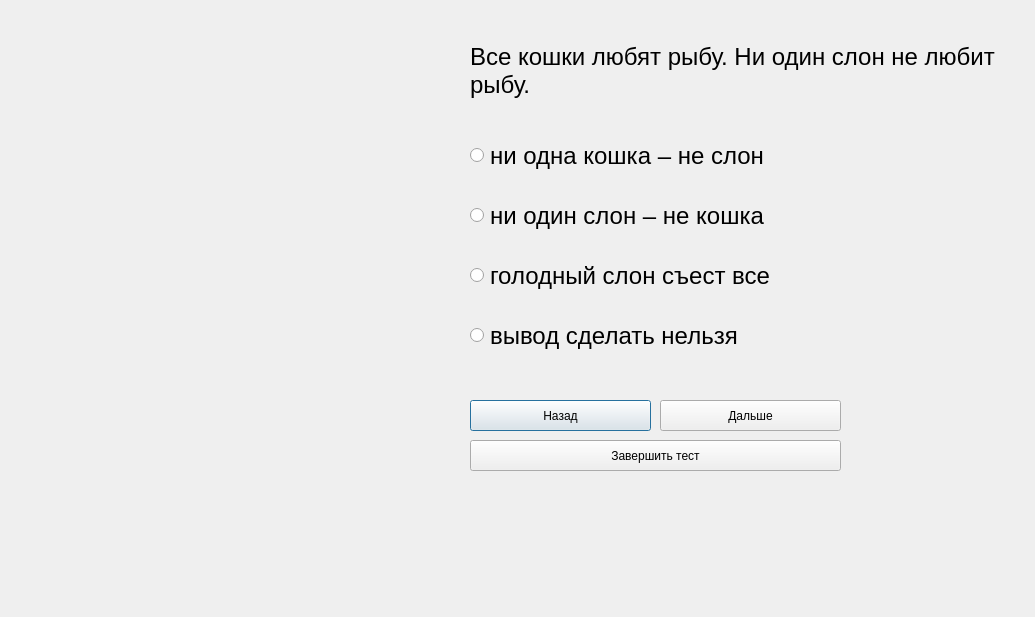
<?xml version="1.0" encoding="UTF-8"?>
<ui version="4.0">
 <class>tstform22</class>
 <widget class="QDialog" name="tstform22">
  <property name="geometry">
   <rect>
    <x>0</x>
    <y>0</y>
    <width>1035</width>
    <height>617</height>
   </rect>
  </property>
  <property name="windowTitle">
   <string>Dialog</string>
  </property>
  <widget class="QRadioButton" name="radioButton">
   <property name="geometry">
    <rect>
     <x>470</x>
     <y>140</y>
     <width>321</width>
     <height>31</height>
    </rect>
   </property>
   <property name="font">
    <font>
     <pointsize>18</pointsize>
    </font>
   </property>
   <property name="acceptDrops">
    <bool>false</bool>
   </property>
   <property name="toolTip">
    <string/>
   </property>
   <property name="text">
    <string>ни одна кошка – не слон</string>
   </property>
  </widget>
  <widget class="QPushButton" name="back_pushButton">
   <property name="geometry">
    <rect>
     <x>470</x>
     <y>400</y>
     <width>181</width>
     <height>31</height>
    </rect>
   </property>
   <property name="text">
    <string>Назад</string>
   </property>
  </widget>
  <widget class="QPushButton" name="next_pushButton_2">
   <property name="geometry">
    <rect>
     <x>660</x>
     <y>400</y>
     <width>181</width>
     <height>31</height>
    </rect>
   </property>
   <property name="text">
    <string>Дальше</string>
   </property>
  </widget>
  <widget class="QRadioButton" name="radioButton_2">
   <property name="geometry">
    <rect>
     <x>470</x>
     <y>200</y>
     <width>311</width>
     <height>31</height>
    </rect>
   </property>
   <property name="font">
    <font>
     <pointsize>18</pointsize>
    </font>
   </property>
   <property name="layoutDirection">
    <enum>Qt::LeftToRight</enum>
   </property>
   <property name="text">
    <string>ни один слон – не кошка</string>
   </property>
  </widget>
  <widget class="QLabel" name="question">
   <property name="geometry">
    <rect>
     <x>470</x>
     <y>-20</y>
     <width>551</width>
     <height>181</height>
    </rect>
   </property>
   <property name="sizePolicy">
    <sizepolicy hsizetype="Preferred" vsizetype="Preferred">
     <horstretch>0</horstretch>
     <verstretch>0</verstretch>
    </sizepolicy>
   </property>
   <property name="font">
    <font>
     <pointsize>18</pointsize>
    </font>
   </property>
   <property name="mouseTracking">
    <bool>true</bool>
   </property>
   <property name="tabletTracking">
    <bool>false</bool>
   </property>
   <property name="focusPolicy">
    <enum>Qt::NoFocus</enum>
   </property>
   <property name="contextMenuPolicy">
    <enum>Qt::PreventContextMenu</enum>
   </property>
   <property name="autoFillBackground">
    <bool>false</bool>
   </property>
   <property name="midLineWidth">
    <number>-2</number>
   </property>
   <property name="text">
    <string>Все кошки любят рыбу. Ни один слон не любит рыбу.</string>
   </property>
   <property name="textFormat">
    <enum>Qt::AutoText</enum>
   </property>
   <property name="scaledContents">
    <bool>false</bool>
   </property>
   <property name="wordWrap">
    <bool>true</bool>
   </property>
   <property name="openExternalLinks">
    <bool>false</bool>
   </property>
  </widget>
  <widget class="QLabel" name="image">
   <property name="geometry">
    <rect>
     <x>30</x>
     <y>30</y>
     <width>411</width>
     <height>331</height>
    </rect>
   </property>
   <property name="text">
    <string/>
   </property>
  </widget>
  <widget class="QRadioButton" name="radioButton_3">
   <property name="geometry">
    <rect>
     <x>470</x>
     <y>260</y>
     <width>301</width>
     <height>31</height>
    </rect>
   </property>
   <property name="font">
    <font>
     <pointsize>18</pointsize>
    </font>
   </property>
   <property name="acceptDrops">
    <bool>false</bool>
   </property>
   <property name="toolTip">
    <string/>
   </property>
   <property name="text">
    <string>голодный слон съест все</string>
   </property>
  </widget>
  <widget class="QPushButton" name="finish_pushButton">
   <property name="geometry">
    <rect>
     <x>470</x>
     <y>440</y>
     <width>371</width>
     <height>31</height>
    </rect>
   </property>
   <property name="text">
    <string>Завершить тест</string>
   </property>
  </widget>
  <widget class="QRadioButton" name="radioButton_4">
   <property name="geometry">
    <rect>
     <x>470</x>
     <y>320</y>
     <width>301</width>
     <height>31</height>
    </rect>
   </property>
   <property name="font">
    <font>
     <pointsize>18</pointsize>
    </font>
   </property>
   <property name="acceptDrops">
    <bool>false</bool>
   </property>
   <property name="toolTip">
    <string/>
   </property>
   <property name="text">
    <string>вывод сделать нельзя</string>
   </property>
  </widget>
 </widget>
 <resources/>
 <connections/>
</ui>
